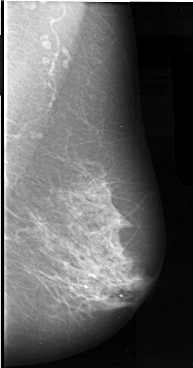
#> input picture src/image_preprocessing/test_ddsm.jpg, 193 x 368 px; its folder holds only this picture in this run
$ python -i preprocessing_MIAS.py   (imports and definitions only)
#> lines starting #> are read from the running program, lines starting #| are printed output that depends on the picture; after the words box and inside, x2 and y2 are one past the last pixel; in counts of white or black regions, pixels touching at a corner belong together
import cv2
import numpy as np
import os

from skimage.filters.edges import sobel

from src.settings.config import SHOW_STEP_STEP_IMAGE, PATH_DATA_RAW
from skimage.feature import canny
from skimage.transform import hough_line, hough_line_peaks
from skimage import io
from skimage import color

SHOW_STEP_STEP_IMAGE = False
# SHOW_STEP_STEP_IMAGE = True


def keep_right_orient_mammogram(image):
    left_nonzero = cv2.countNonZero(image[:, 0:int(image.shape[1] / 2)])
    right_nonzero = cv2.countNonZero(image[:, int(image.shape[1] / 2):])

    if left_nonzero < right_nonzero:
        image = cv2.flip(image, 1)

    return image


def read_image_IO(filename):
    image = io.imread(filename)
    # image = color.rgb2gray(image)
    # image = color.gra(image)
    image = keep_right_orient_mammogram(image)
    return image


# Canny: https://scikit-image.org/docs/stable/auto_examples/edges/plot_canny.html
# Sobel: https://towardsdatascience.com/magic-of-the-sobel-operator-bbbcb15af20d
# https://medium.com/@haidarlina4/sobel-vs-canny-edge-detection-techniques-step-by-step-implementation-11ae6103a56a
def apply_canny(image):
    canny_img = canny(image, 6)
    return sobel(canny_img)
    # return canny_img


# Hough Transform: Detectar lineas rectas
# https://scikit-image.org/docs/stable/auto_examples/edges/plot_line_hough_transform.html
# https://www.youtube.com/watch?v=zbyn57jgWNg&ab_channel=IrvingVasquez
def get_hough_lines(canny_img):
    h, theta, d = hough_line(canny_img)
    lines = list()
    print('\nAll hough lines')
    for _, angle, dist in zip(*hough_line_peaks(h, theta, d)):
        print("Angle: {:.2f}, Dist: {:.2f}".format(np.degrees(angle), dist))
        x1 = 0
        y1 = (dist - x1 * np.cos(angle)) / np.sin(angle)
        x2 = canny_img.shape[1]
        y2 = (dist - x2 * np.cos(angle)) / np.sin(angle)
        lines.append({
            'dist': dist,
            'angle': np.degrees(angle),
            'point1': [x1, y1],
            'point2': [x2, y2]
        })

    return lines


def short_lines_from_hough_transform(lines):
    MIN_ANGLE = 10
    MAX_ANGLE = 70
    MIN_DIST = 5
    MAX_DIST = 200
    # MAX_DIST = 150

    shortlisted_lines = [x for x in lines if
                         (x['dist'] >= MIN_DIST) &
                         (x['dist'] <= MAX_DIST) &
                         (x['angle'] >= MIN_ANGLE) &
                         (x['angle'] <= MAX_ANGLE)
                         ]
    print('\nShorlisted lines')
    for i in shortlisted_lines:
        print("Angle: {:.2f}, Dist: {:.2f}".format(i['angle'], i['dist']))

    return shortlisted_lines


from skimage.draw import polygon


def remove_pectoral(shortlisted_lines):
    shortlisted_lines.sort(key=lambda x: x['dist'])
    pectoral_line = shortlisted_lines[0]
    d = pectoral_line['dist']
    theta = np.radians(pectoral_line['angle'])

    x_intercept = d / np.cos(theta)
    y_intercept = d / np.sin(theta)

    return polygon([0, 0, y_intercept], [0, x_intercept, 0])


import matplotlib.pyplot as plt
from matplotlib import pylab as pylab


# Read the input
class Preprocessing():
    def __init__(self):
        self.w = 224
        self.h = 224
        self.otsu_threshold = cv2.THRESH_OTSU

        # https://stackoverflow.com/questions/62855718/why-would-cv2-color-rgb2gray-and-cv2-color-bgr2gray-give-different-results
        # cv2.COLOR_RGB2GRAY and cv2.COLOR_BGR2GRAY

    # [95 lines left out: functions read_image, otsu_thresh, apply_morphology, get_mask, own_remove_pectoral, not called in this run]

    # -------------Implementatión of gsuint-----------
    # !Errores el canny no separa el musculo pectoral

    def remove_pectoral_by_gsuint(self):
        pass

    def display_image(self, filename):
        # original_image = self.read_image(filename)
        image = read_image_IO(filename)
#> in read_image_IO, image is the input picture: shape (368, 193); min 0, max 255, mean 97.4
#> in keep_right_orient_mammogram, `left_nonzero = cv2.countNonZero(image[:, 0:int(image.shape[1] / 2)])`: left_nonzero = 34387
#> in keep_right_orient_mammogram, `right_nonzero = cv2.countNonZero(image[:, int(image.shape[1] / 2):])`: right_nonzero = 32219
        # image = keep_right_orient_mammogram(original_image)

        # cv2.imshow('rigth orientation', image)

        canny_image = apply_canny(image)
#> in apply_canny, `canny_img = canny(image, 6)`:
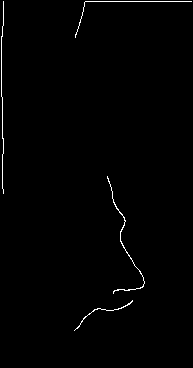
#> canny_img: shape (368, 193) bool; 0.84% white in thin lines or dots, all inside (x1, y1, x2, y2) = (1, 1, 192, 331)
#> in apply_canny, `return sobel(canny_img)`:
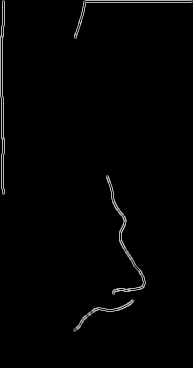
#> returned value: shape (368, 193) float64; min 0, max 0.791, mean 0.0125
        cv2.imshow('canny', canny_image)
        cv2.waitKey()
        # return
        lines = get_hough_lines(canny_image)
#> in get_hough_lines, `h, theta, d = hough_line(canny_img)`:
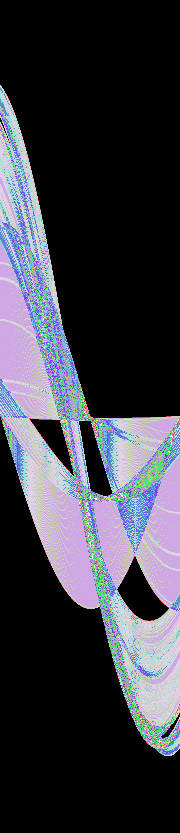
#> h: shape (833, 180) uint64; 78 distinct labels, from 0 to 117; one colour per label, 0 black
#> in get_hough_lines, `h, theta, d = hough_line(canny_img)`: theta = 180 values from -1.57 to 1.55; d = 833 values from -416 to 416
#> the loop in get_hough_lines, `for _, angle, dist in zip(*hough_line_peaks(h, theta, d)):` made 5 passes
#> (angle, dist, y1, y2) on passes 1 to 5: (-0.0175, 1, -57.3, 10999.7), (-1.57, 0, 0, 1.18e-14), (-0.332, 43, -132.1, 428.4), (-0.192, 72, -377.3, 615.6), (-0.244, 61, -252.1, 521.9)
#| Angle: -1.00, Dist: 1.00
#| Angle: -90.00, Dist: 0.00
#| Angle: -19.00, Dist: 43.00
#| Angle: -11.00, Dist: 72.00
#| Angle: -14.00, Dist: 61.00
#> after the loop in get_hough_lines, `for _, angle, dist in zip(*hough_line_peaks(h, theta, d)):`: lines = 5 items
#> lines = 5 items
        # print("Lines:",lines)

        shortlisted_lines = short_lines_from_hough_transform(lines)
#> in short_lines_from_hough_transform, `shortlisted_lines = [x for x in lines if (x['dist'] >= MIN_DIST) & (x[..`: shortlisted_lines = []
#> shortlisted_lines = []

        fig, axes = plt.subplots(1, 4, figsize=(15, 10))
        fig.tight_layout(pad=3.0)
        plt.xlim(0, image.shape[1])
        plt.ylim(image.shape[0])

        axes[0].set_title('Right-oriented mammogram')
        axes[0].imshow(image, cmap=pylab.cm.gray)
        axes[0].axis('on')

        axes[1].set_title('Hough Lines on Canny Edge Image')
        axes[1].imshow(canny_image, cmap=pylab.cm.gray)
        axes[1].axis('on')
        axes[1].set_xlim(0, image.shape[1])
        axes[1].set_ylim(image.shape[0])
        for line in lines:
            axes[1].plot((line['point1'][0], line['point2'][0]), (line['point1'][1], line['point2'][1]), '-r')
#> this loop made 5 passes

        axes[2].set_title('Shortlisted Lines')
        axes[2].imshow(canny_image, cmap=pylab.cm.gray)
        axes[2].axis('on')
        axes[2].set_xlim(0, image.shape[1])
        axes[2].set_ylim(image.shape[0])
        for line in shortlisted_lines:
            axes[2].plot((line['point1'][0], line['point2'][0]), (line['point1'][1], line['point2'][1]), '-r')
#> this loop made 0 passes

        rr, cc = remove_pectoral(shortlisted_lines)
        rr = np.array([r for r in rr if r < len(image)])
        cc = cc[:len(rr)]
        # print(len(cc))
        # print(len(rr))
        # print(len(image))
        image[rr, cc] = 0
        axes[3].set_title('Pectoral muscle removed')
        axes[3].imshow(image, cmap=pylab.cm.gray)
        axes[3].axis('on')
        plt.show()

        # [9 lines of commented-out code are left out]

    # [34 lines left out: functions execute, pre_processing_folder, not called in this run]

#> (the run stopped early here; a loop or call above may not have finished)
